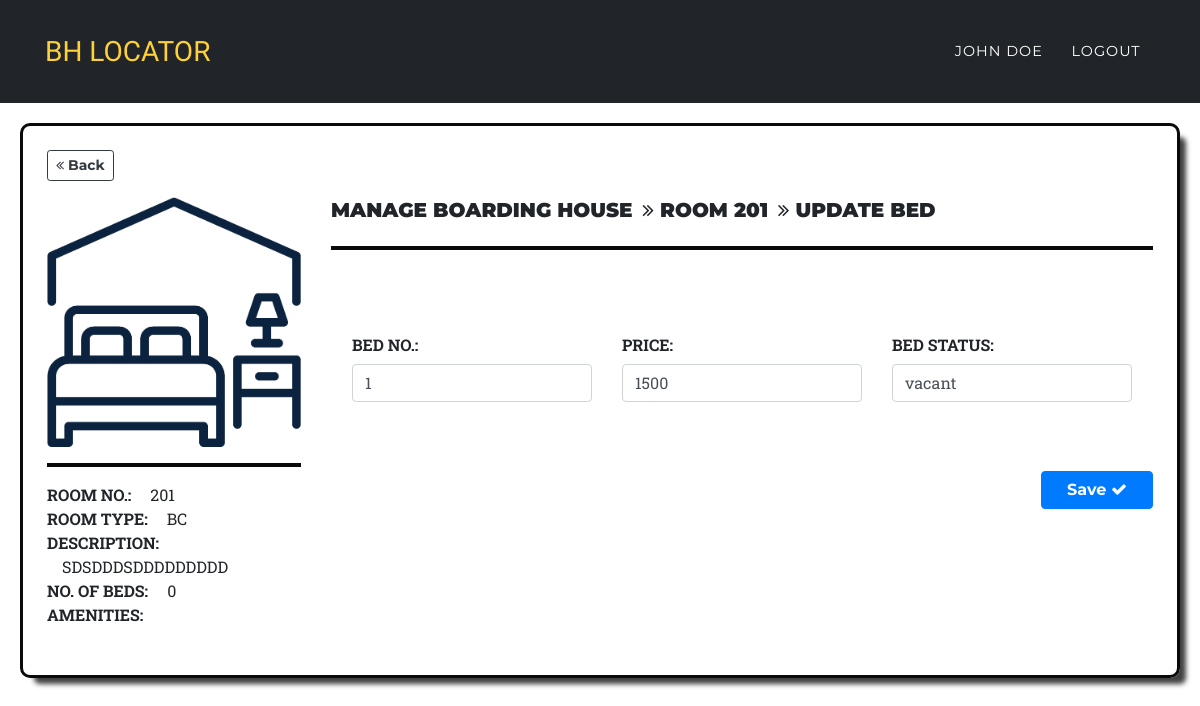
The page /owner/edit_bedroom.php?bhouse_id=2&&roomID=13&&bed_id=57&&tbl=bed (signed in) on the database its author committed.
### tables this page shows
CREATE TABLE `room` (
  `room_id` int(11) NOT NULL,
  `bhouse_id` int(20) NOT NULL,
  `room_no` varchar(20) NOT NULL,
  `description` text NOT NULL,
  `room_type_id` int(20) NOT NULL,
  `image` varchar(200) NOT NULL,
  `amenities` varchar(60) NOT NULL,
  `room_added` datetime NOT NULL DEFAULT current_timestamp()
);

CREATE TABLE `room_type` (
  `room_type_id` int(11) NOT NULL,
  `bhouse_id` varchar(20) NOT NULL,
  `type_name` varchar(60) NOT NULL
);

CREATE TABLE `bed` (
  `bed_id` int(11) NOT NULL,
  `bhouse_id` varchar(50) NOT NULL,
  `bed_no` varchar(50) NOT NULL,
  `room_id` varchar(50) NOT NULL,
  `price` varchar(50) NOT NULL,
  `bed_status` varchar(60) NOT NULL,
  `bed_added` datetime NOT NULL DEFAULT current_timestamp()
);

### models/fetch.php (called while the page is built, shortened)
<?php
if(isset($_GET['bed_id']) && isset($_GET['bhouse_id']) && isset($_GET['roomID'])){
    $bed_id = $_GET['bed_id'];
    $bhouse_id = $_GET['bhouse_id'];
    $roomID = $_GET['roomID'];
    $sql = "SELECT b.bed_id, b.bed_no, r.room_no, b.price, b.bed_status, b.room_id
                    FROM bed AS b
                    INNER JOIN room AS r
                    ON r.room_id = b.room_id
                    WHERE b.bhouse_id ='$bhouse_id' AND b.room_id='$roomID' AND b.bed_id ='$bed_id' ";
    $res =$conn->query($sql);
    $row = mysqli_fetch_array($res);
    $bed_no = $row['bed_no'];
    $room_no = $row['room_no'];
    $room_bed_id = $row['room_id'];
    $price = $row['price'];
    $bed_status = $row['bed_status'];
    $sql2 = mysqli_query($conn,"SELECT *FROM room WHERE bhouse_id ='$bhouse_id' AND room_id='$roomID'  ");
    $row2 = mysqli_fetch_array($sql2);
    $rm_no = $row2['room_no'];
    $description = $row2['description'];
    $room_type = $row2['room_type_id'];
    $image = $row2['image'];
    $sql = mysqli_query($conn,"SELECT * FROM bed WHERE bhouse_id ='$bhouse_id' AND room_id='$rm_no' ");
    $count_bed = mysqli_num_rows($sql);
}
?>

### view_pages/edit_bed.php (the view, shortened to what this page needs)
<?php
    include_once '../models/fetch.php';
    if(isset($_GET['bhouse_id']) && isset($_GET['tbl'])){
        $bhouse_id = $_GET['bhouse_id'];
        $tbl = $_GET['tbl'];
    }
?>
<div class="row">
    <div class="col-md-3">
        <div class="">
            <a href="../owner/rooms.php?bhouse_id=<?=$bhouse_id;?>&&room_id=<?=$room_bed_id;?>"><button class="btn btn-sm btn-outline-dark mb-3"> <i class="fa fa-angle-double-left"></i> Back</button></a>
        </div>
        <div class="">
                <img class="card-img-top" src="../models/upload_room/<?=$image;?>" alt="Card image cap" height="250px" width="250px">
                <hr style="border: 2px solid #0a0a0a;">
                <span class="text-center text-uppercase">
                    <b>ROOM NO.:</b> <span style="margin-left: 15px"><?=$rm_no;?></span><br>
                    <b>ROOM TYPE:</b> <span style="margin-left: 15px">
                                        <?php
                                            $get = mysqli_query($conn,"SELECT *FROM room_type WHERE room_type_id='$room_type' ");
                                            $get_nm =mysqli_fetch_assoc($get);
                                            echo $get_nm['type_name'];
                                        ?>
                    </span><br>
                    <b>Description:</b> <span style="margin-left: 15px"><?=$description;?></span><br>
                    <b>NO. OF BEDS:</b> <span style="margin-left: 15px"><?=$count_bed;?></span><br>
                    <b>Amenities:</b> <span style="margin-left: 15px"><?=$amenities;?></span><br>
                </span><br>
        </div>
    </div>
    <div class="col-md-9">
        <br><br>
        <div class="">
            <div class="">
                <div class="row">
                        <div class="col-md-10">
                            <h5><b>MANAGE BOARDING HOUSE  <span class="ml-1"> <i class="fa fa-angle-double-right"></i> ROOM <?=$room_no;?></span>  <span class="ml-1"> <i class="fa fa-angle-double-right"></i>
                                                UPDATE <?php
                                                            if(isset($_GET['tbl'])){
                                                                $check = $_GET['tbl'];
                                                                if($check == 'roomType'){
                                                                    echo "ROOM TYPE";
                                                                }elseif($check == 'rules'){
                                                                    echo "RULES";
                                                                }elseif($check == 'rooms'){
                                                                    echo "ROOM";
                                                                }elseif($check == 'images'){
                                                                    echo "IMAGE";
                                                                }elseif($check == 'bed'){
                                                                    echo "BED";
                                                                }else{
                                                                    echo "";
                                                                }
                                                            }
                                                        ?>
                            </span></b></h5>
                        </div>
                        <div class="col-md-1"></div>
                        <div class="col-md-1">
                            <div class="">
                                <div class="row">
                                    <div class="col-md-4"></div>
                                    <div class="col-md-4"></div>
                                    <div class="col-md-4">
                                    </div>
                                </div>
                            </div>
                        </div>
                </div>
            </div> <hr style="border: 2px solid #0a0a0a;">
            <div class="">
                <div class="row">
                        <div class="col-md-12">
                                <?php include_once '../forms/owner_update.php'; ?>
                        </div>
                </div>
            </div><br>
        </div>
    </div>
</div>

### forms/owner_update.php (shortened to what this page needs)
<?php
    include_once '../models/fetch.php';
    switch ($tbl) {
        ?>
        <?php
            case "bed":
        ?>
                    <div class="">
                        <div class="alert " role="alert">
                            <h2 class="text-center"><i class="fa fa-"></i></h2>
                            <form id="form" action="../models/update.php" method="post" enctype="multipart/form-data">
                                <div class="row text-uppercase font-weight-bold">
                                    <div class="col-md-4">
                                        <div class="form-group">
                                            <label for="" class="col-form-label">Bed no.:</label>
                                            <input type="number" class="form-control" name="bed_no" value="<?php echo $bed_no; ?>" required>
                                        </div>
                                    </div>
                                    <div class="col-md-4">
                                        <div class="form-group">
                                        <label for="" class="col-form-label">Price:</label>
                                            <input type="number" class="form-control" name="price" value="<?php echo $price; ?>" required>
                                        </div>
                                    </div>
                                    <div class="col-md-4">
                                        <div class="form-group">
                                        <label for="" class="col-form-label">Bed Status:</label>
                                            <input type="text" class="form-control" name="bed_status" value="<?php echo $bed_status; ?>" required>
                                        </div>
                                    </div>
                                </div>
                            </div>
                                <br>
                                <div class="row">
                                    <div class="col-md-5"></div>
                                    <div class="col-md-5"></div>
                                    <div class="col-md-2">
                                        <button type="submit" class="btn btn-primary btn-block mb-1"  name="update_bed">
                                            Save <i class="fa fa-check"></i></button>
                                    </div>
                                </div>
                        </div>
                    </div>
        <?php
                break;
        ?>
        <?php default:
    }
?>

### resources/css/style.css (style rules this page uses)
html,body { margin: 0 auto; max-width: 100%; }

### assets/css/mySTYLE.css (style rules this page uses)
body { overflow-x: hidden; font-family: 'Roboto Slab', 'Helvetica Neue', Helvetica, Arial, sans-serif; }
a { color: #fed136; }
h1, h2, h3, h4, h5, h6 { font-weight: 700; font-family: 'Montserrat', 'Helvetica Neue', Helvetica, Arial, sans-serif; }
.btn { font-family: 'Montserrat', 'Helvetica Neue', Helvetica, Arial, sans-serif; font-weight: 700; }

### rows shown on the page
room: image (picture), room_no "201", description "SDSDDDSDDDDDDDDD"
room_type: type_name "BC"
bed: room.room_no "201", bed_no "1", price "1500", bed_status "vacant"

### other values the page prints
$_SESSION['fullname'] "JOHN DOE"
$count_bed "0"
